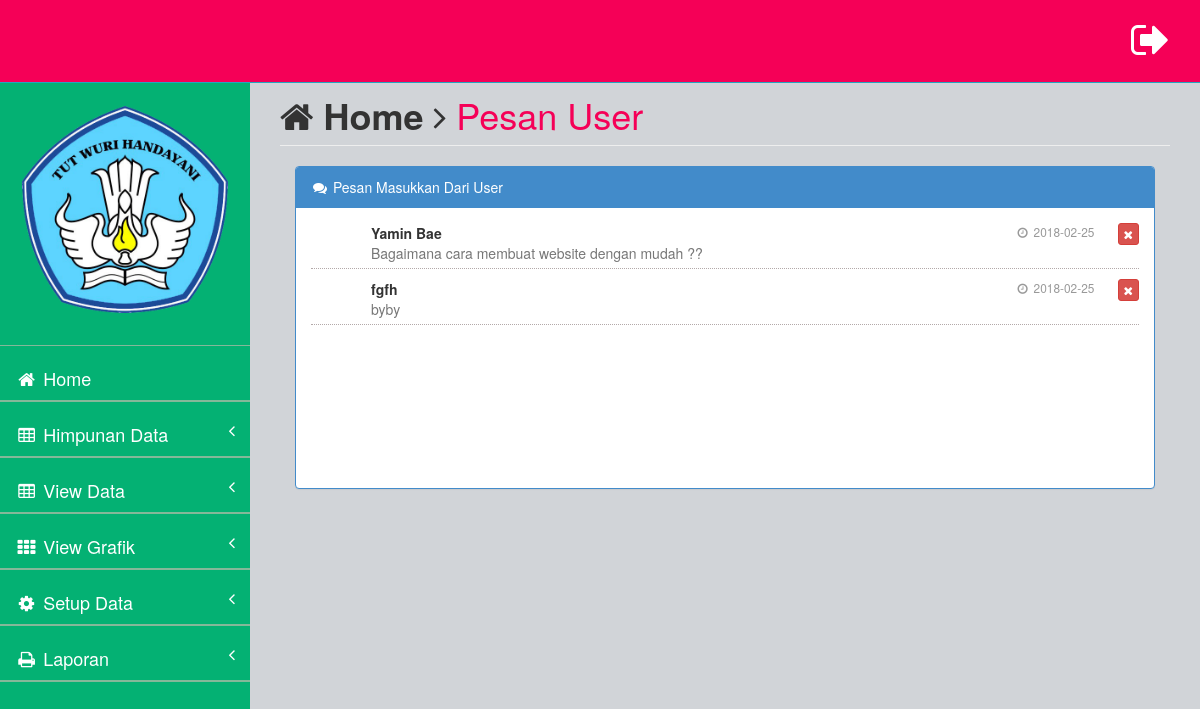
Page /_admin?page=admin&action=pesan (signed in) on the committed database.
### tables this page shows
CREATE TABLE `tb_pesan` (
  `id` int(11) NOT NULL,
  `nama` varchar(60) NOT NULL,
  `email` varchar(60) NOT NULL,
  `telp` int(12) NOT NULL,
  `subjek` text NOT NULL,
  `pesan` varchar(225) NOT NULL,
  `tanggal` date NOT NULL
);

### page/view_pesan.php (the view, shortened to what this page needs)
<div class="row">
                <div class="col-lg-12">
                    <h1 class="page-header"><i class="fa fa-home"></i> <b>Home</b> <i class="fa fa-angle-right"></i> <font color="#f50057">Pesan User</font></h1>
                </div>
            </div>
            <div class="col-lg-12">
                    <div class="chat-panel panel panel-primary">
                        <div class="panel-heading">
                            <i class="fa fa-comments fa-fw"></i>
                            Pesan Masukkan Dari User
                        </div>
                        <div class="panel-body">
                            <ul class="chat">
                            	<?php
                            	$sql= mysql_query("select * from tb_pesan");
                            	while ($data= mysql_fetch_array($sql)) {
                            	 ?>
                                <li class="left clearfix">
                                    <div class="chat-body clearfix">
                                        <div class="header">
                                            <strong class="primary-font"><?php echo $data['nama']; ?> </strong>
                                            <small class="pull-right text-muted">
                                                <i class="fa fa-clock-o fa-fw"></i> <?php echo $data['tanggal']; ?> &nbsp; &nbsp;&nbsp;&nbsp; <a href="?page=admin&action=delpes&kdpes=<?php echo $data['id']; ?> " title=""> <button type="" class="btn btn-danger btn-xs"><i class="fa fa-times"></i> </button></a>
                                            </small>
                                        </div>
                                        <p>
                                            <?php echo $data['pesan']; ?>
                                        </p>
                                    </div>
                                </li>
                                <?php  }  ?>
                            </ul>
                        </div>
                    </div>
                </div>
            </div>

### assets/css/style.css (style rules this page uses)
body { background-color: #f8f8f8; }
.chat { margin: 0; padding: 0; list-style: none; }
.chat li { margin-bottom: 10px; padding-bottom: 5px; border-bottom: 1px dotted #B3A9A9; }
.chat li.left .chat-body { margin-left: 60px; }
.chat li .chat-body p { margin: 0; color: #777777; }
.chat-panel .panel-body { height: 280px; overflow-y: scroll; }

### rows in the picture
tb_pesan: nama "Yamin Bae", tanggal "2018-02-25", pesan "Bagaimana cara membuat website dengan mudah ??"
tb_pesan: nama "fgfh", tanggal "2018-02-25", pesan "byby"
